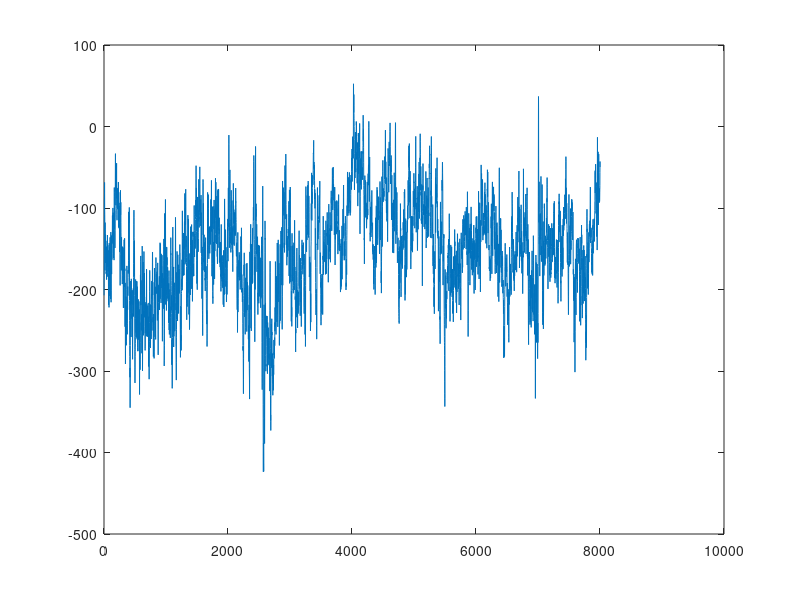

This figure's MATLAB source: (Note: this script raises an error after producing the figure.)
%%
%     COURSE: Advanced neuroscience techniques
%    LECTURE: Multivariate cross-frequency coupling
% [redacted]
%
%%


%%
%
% Example PAC in human nucleus accumbens recording
%
%


% eight seconds of data recorded from 
% the human nucleus accumbens, sampled at 1 kHz
load accumbens_eeg.mat
srate = 1000;
npnts = length(eeg);

% first let's see the data
figure(1)
plot(eeg)

%% plot PAC

% specify frequency bands for phase and amplitude
freq4phase = 10; % in Hz
freq4power = 70; 

% get phase values
phasefilt = filterFGx(eeg,srate,freq4phase,.5);
phase = angle(hilbert(phasefilt));

% get power values (note: 'power' is a built-in function so we'll name this variable 'amp')
ampfilt = filterFGx(eeg,srate,freq4power,40);
amp = abs(hilbert(ampfilt)).^2;

% plot power and phase
figure(2), clf
plot(phase)
hold on
plot((amp-mean(amp))/std(amp),'r')
% hint: zoom in on part of these data!

% plot power as a function of phase
figure(3), clf
polarplot(phase,amp,'.')

%% alternative visualization as histogram

n_hist_bins = 30;

phase_edges = linspace(min(phase),max(phase),n_hist_bins+1);
amp_by_phases = zeros(1,n_hist_bins);

for i=1:n_hist_bins-1
    amp_by_phases(i) = mean(amp(phase>phase_edges(i) & phase<phase_edges(i+1)));
end

figure(4)
bar(phase_edges(1:end-1),amp_by_phases,'histc');
set(gca,'xlim',[phase_edges(1) phase_edges(end)])
xlabel([ 'Phase at ' num2str(freq4phase) ' Hz (rad.)' ])
ylabel([ 'Power at ' num2str(freq4power) ' Hz' ])


%% significance through permutation testing 

% compute amplitude-modulated phase
observed_modulation = abs(mean(amp.*exp(1i*phase)));

% now run permutation testing to see the significance of this interaction
num_iterations = 2000;
permuted_results = zeros(1,num_iterations);


for ni=1:num_iterations
    % randomly resort power values
    cutpoint = randsample(round(npnts/10):round(npnts*.9),1);
    permuted_results(ni) = abs(mean(amp([ cutpoint:end 1:cutpoint-1 ]).*exp(1i*phase)));
end

% print value
z_modulation = (observed_modulation-mean(permuted_results))/std(permuted_results);
disp([ 'Z-modulation of ' num2str(freq4power) ' Hz power modulated by ' num2str(freq4phase) ' Hz phase is ' num2str(z_modulation) '.' ])

% show histogram of permuted and real values
figure(5), clf
histogram(permuted_results,50);
hold on
plot([observed_modulation observed_modulation],get(gca,'ylim')/2,'m-p','linewi',4,'markersize',16);
legend({'histogram of permuted values';'observed value'})
xlabel('Absolute modulate (arb. units depending on power values)')
ylabel('Count')


%% generate a full 2D plot of CFC

% define frequencies for phase and for amplitude
phas_freqs =  5:2:20;
ampl_freqs = 30:5:150;

% number of iterations used for permutation testing
n_iter = 200; 

% initialize output phase-amplitude matrix
phaseamp = zeros(length(phas_freqs),length(ampl_freqs));


% loop over frequencies for phase
for lower_fi=1:length(phas_freqs)
    
    % get phase values
    phasefilt = filterFGx(eeg,srate,phas_freqs(lower_fi),phas_freqs(lower_fi)*.4);
    phase = angle(hilbert(phasefilt));
    
    for upper_fi=1:length(ampl_freqs)
        
        % get power values (note: 'power' is a built-in function so we'll name this variable 'amp')
        ampfilt = filterFGx(eeg,srate,ampl_freqs(upper_fi),ampl_freqs(upper_fi)*.78);
        amplit = abs(hilbert(ampfilt)).^2;
        
        % calculate observed modulation index
        modidx = abs(mean(amplit.*exp(1i*phase)));

        % now use permutation testing to get Z-value
        bm = zeros(1,length(n_iter));
        for bi=1:n_iter
            cutpoint = randsample(round(npnts/10):round(npnts*.9),1);
            bm(bi) = abs(mean(amplit([ cutpoint:end 1:cutpoint-1 ]).*exp(1i*phase)));
        end

        % the value we use is the normalized distance away from the mean of
        % boot-strapped values
        phaseamp(lower_fi,upper_fi) = (modidx-mean(bm))/std(bm);
    end % end upper frequency loop (for amplitude)
end % end lower frequency loop (for phase)


% plot it! let's try a contour map
figure(6), clf
contourf(phas_freqs,ampl_freqs,phaseamp',40,'linecolor','none')
set(gca,'clim',[-3 3])
xlabel('Frequency for phase')
ylabel('frequency for amplitude')
title('Map of phase-amplitude coupling in human nucleus accumbens')
% note: red colors mean more coupling

%% 

close all; clear

%%
%
% Positive PAC from non-sinusoidal waveforms
%
%


%% signal parameters

srate = 1000;
N = srate*2;
time = (0:N-1)/srate;

lowerfreq = 6;
upperfreq = 40; % Hz

%% create the signal

% option 1: (not CFC) very simple
signal = sin(2*pi*lowerfreq*time) + randn(1,N)/100;
signal = signal + (signal>.5) .* sin(2*pi*upperfreq*time)/3;


% option 2: (with CFC) more physiological
ampl1     = 5+10*filterFGx(randn(1,N),srate,1,30);
freqmod1  = detrend(10*filterFGx(randn(1,N),srate,1,30));
thetawave = ampl1 .* sin(2*pi*lowerfreq*time + 2*pi/srate*cumsum(freqmod1));
mod1      = .1+.9*(1+real(exp(1i*angle(hilbert(thetawave)))))/2;
gammawave = mod1 .* sin(2*pi*upperfreq*time);
signal    = thetawave + gammawave*2;


% 
% option 3: (not CFC) bit of a square at the top
signal = sin(2*pi*lowerfreq*time);
signal(signal>.8) = 1;


%%

%%% Compute PAC
phase_frex = linspace(2,15,20);
power_frex = linspace(20,80,60);

pac = zeros(length(power_frex),length(phase_frex));

for lowfi=1:length(phase_frex)
    
    % get phase time series
    phasets = exp(1i*angle(hilbert(filterFGx(signal,srate,phase_frex(lowfi),1))));
    
    % loop over amplitude frequencies
    for hifi=1:length(power_frex)
        
        % get power time series
        powts = abs(hilbert(filterFGx(signal,srate,power_frex(hifi),lowerfreq*2))).^2;
        
        % PAC
        pac(hifi,lowfi) = abs(mean( powts.*phasets ));
    end
end


%%% visualize

figure(1), clf
subplot(211)
plot(time,signal,'linew',3)
xlabel('Time (s)')
box off, set(gca,'ytick',[])

subplot(212)
contourf(phase_frex,power_frex,pac,40,'linecolor','none')
xlabel('Phase freq. (Hz)')
ylabel('Ampl. freq. (Hz)')


%% 

close all; clear

%%
%
% Cross-frequency coupling via GED
%
%

% go to other script...

%% done.
